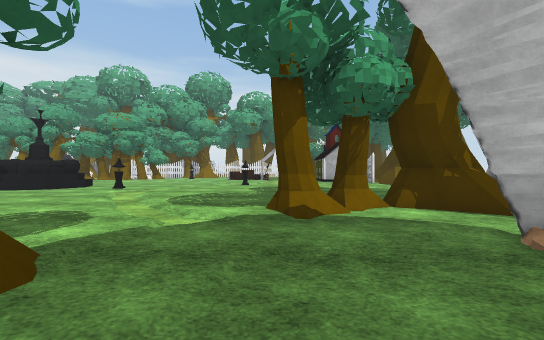
view 1 (above)

24 first-person views from a walk through a scene from a Unity 3-D project. The camera is 1.2 m above the floor, looks level and sees 90° across. The floor is counted in squares, 2 m on a side. Each view is taken from the middle of a square. On the plan, view 1 faces up. The plan holds only what a view shows up to about 9 squares ahead; the rest is blank. The place goes on beyond the plan. Surface patterns are stand-ins for the level's own textures.

view 2
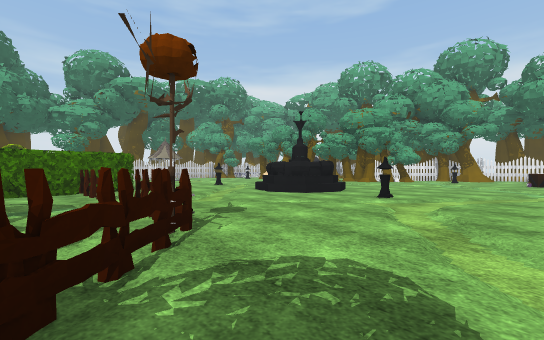

view 3
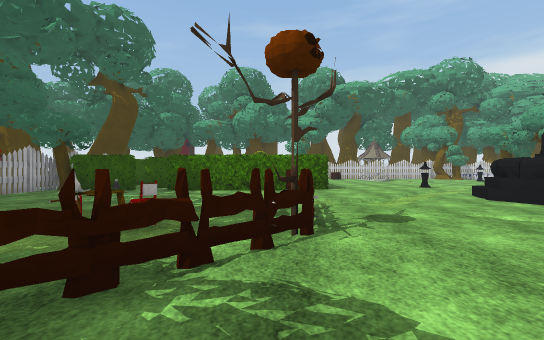

view 4
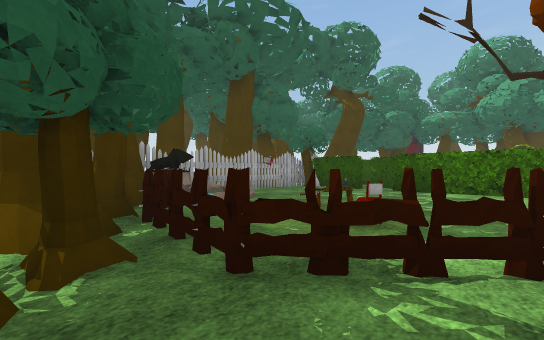

view 5
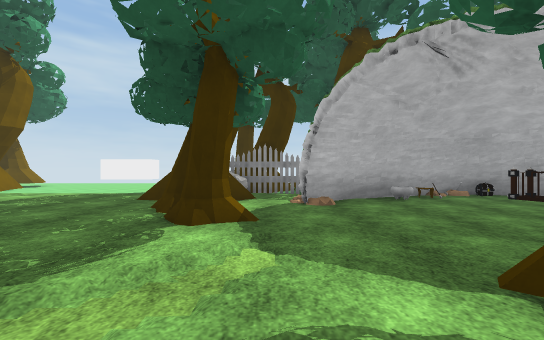

view 6
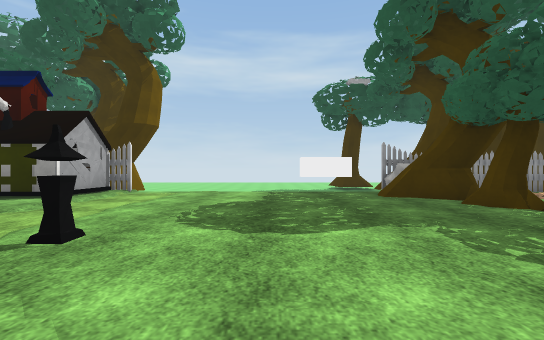

view 7
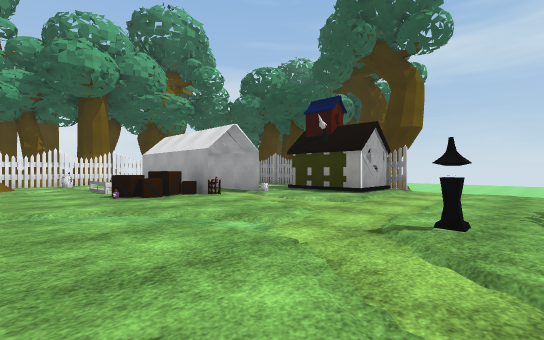

view 8
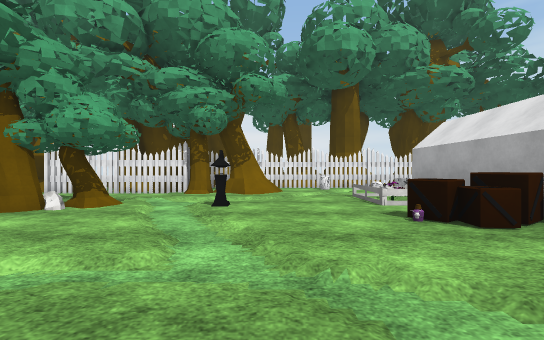

view 9
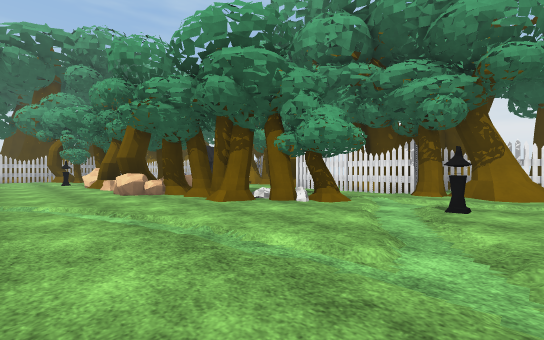

view 10
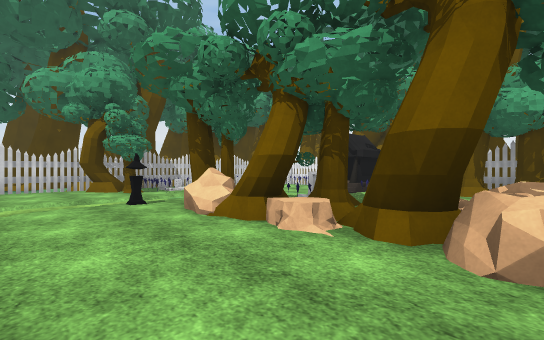

view 11
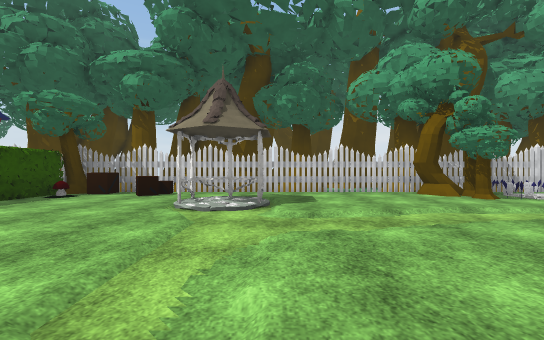

view 12
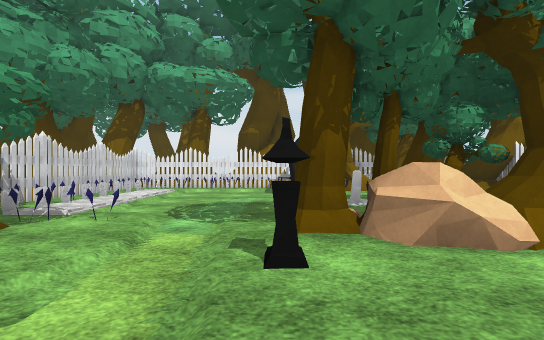

view 13
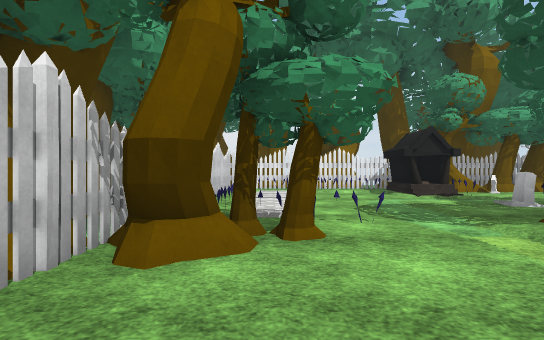

view 14
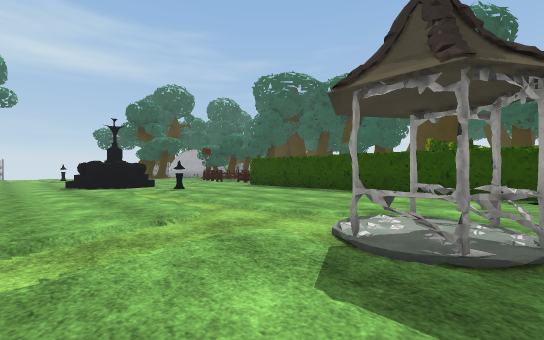

view 15
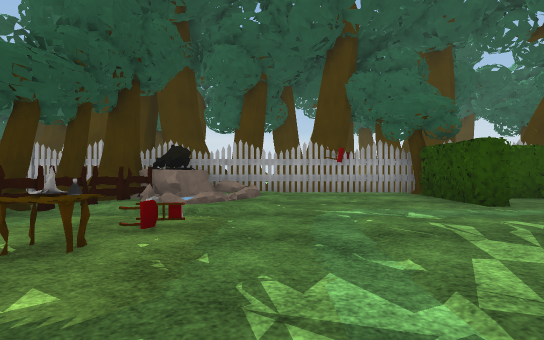

view 16
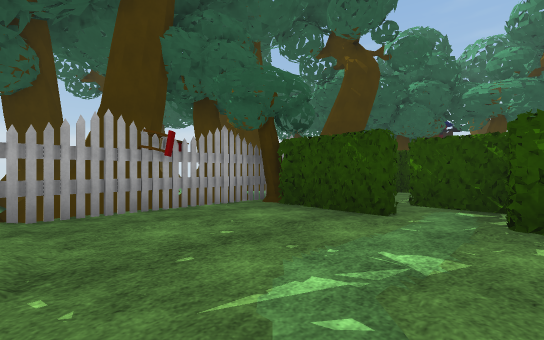

view 17
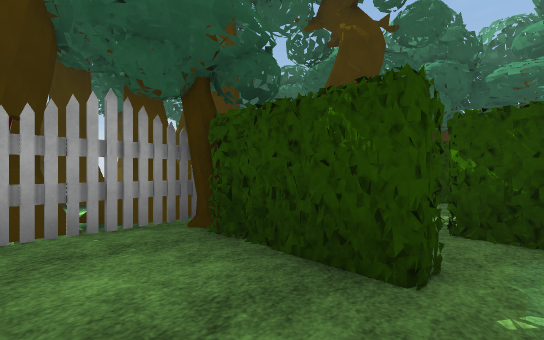

view 18
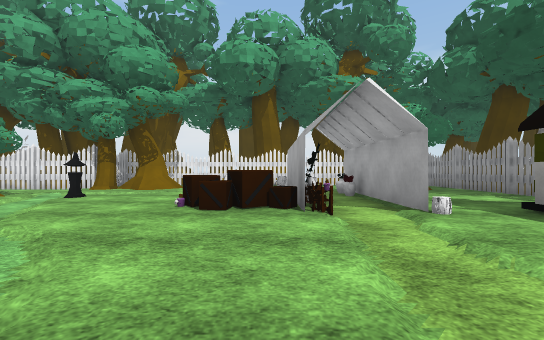

view 19
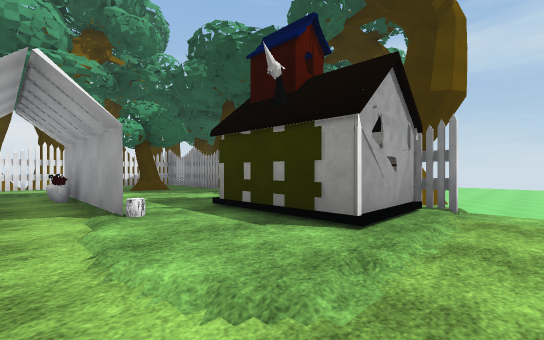

view 20
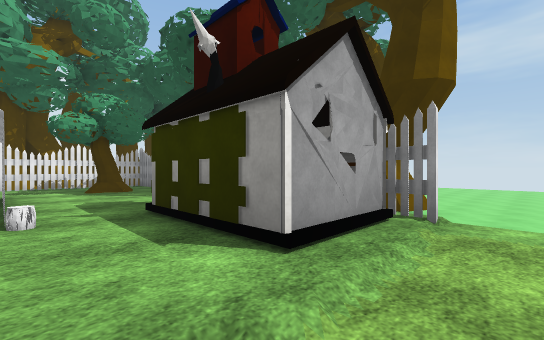

view 21
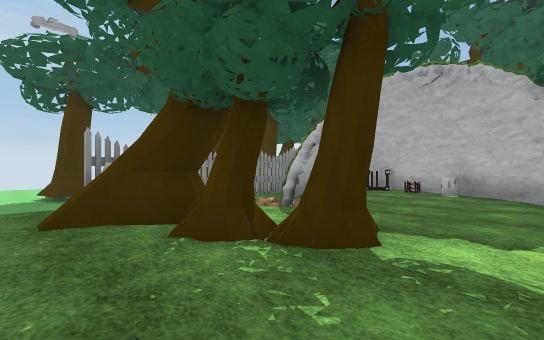

view 22
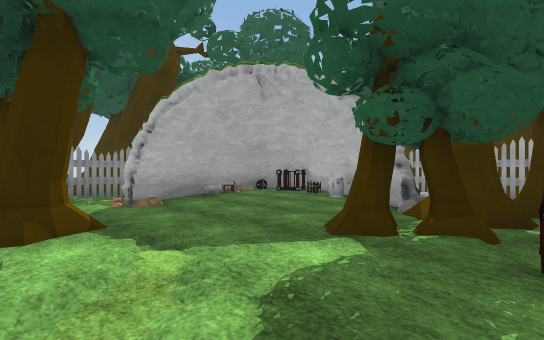

view 23
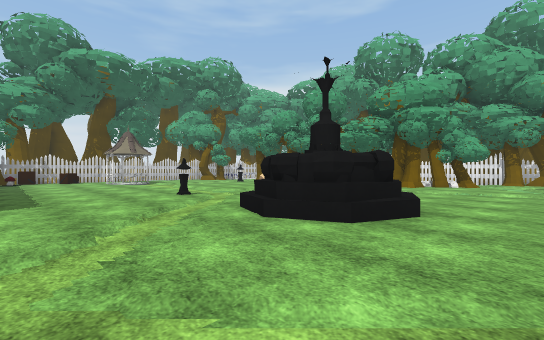

view 24
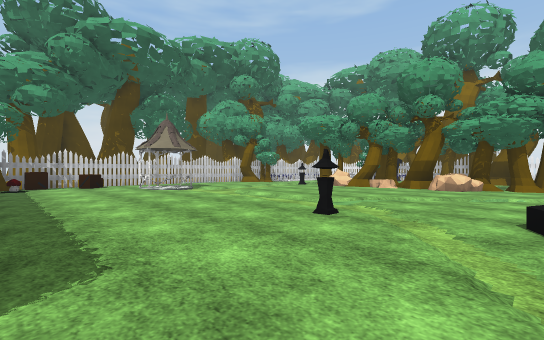

### Floor plan
Key: @ floor where view 1 was taken; # wall or solid block; x gap in a wall; . main floor; : floor 0.25 m higher than the main floor; - floor 0.75 m lower than the main floor; / step, stairs or slope; = window, fence, low wall or low ledge; F fountain; T tree; R rock; E fence; C chair; B bush; A cage; G crate; S shelf; M tombstone; L barrel; O other object.
Columns run from 23 left of view 1 to 7 right of it. Each row starts with its distance up from view 1.
 23           TTOO TTTT    TT#TTT
 22  TTTT     ##T  TTT    TTTTT T
 21  T E#E#E#O#EO   T#EE#EOEEO#E
 20    O OOO  TTTETTTET..O.....ETTT
 19 T#TOO...OOO. EE#ETTT..O...T.#TT
 18 TT OO......   ........OOO..E#T
 17 TT=OO...MO      ......#OOO..TTT
 16  T MT...OT  R  RT.#...#O#..E  T
 15  T#OEE.T TTTTTTT.....GGO#..  TT
 14  #TTT...TRR.R..........S..   TT
 13 ###E...................... E #
 12 T  ......................./.-
 11 T =E........................-
 10   =.OO......../F .....#.....
  9   =EO:......../FF/..........
  8 T =GOO......#./FF..#........
  7 TT=EG......................#
  6 OT#EG......................x
  5  T#T#OOOOOOO.............TTR
  4    O OOO O  OOOO.O .... TT RTT
  3 TT    B     O.....OE........TTT
  2  T   BB     O.....CEE....##E#
  1  T          O...OOO.TT....#E#
  0 TT         BB....C..TT.@..O##
 -1 TT      B  B.......#TR#....O
 -2 TTT     B .BB.....OET ##LOOO
 -3         BOOOT.... RRT   ##A
 -4          O OE#E#EREE#E#E
 -5              ###=   TT T  O
 -6               ##TT###TTTTOO

Positions as (right, up) in squares from view 1, and headings:
1: (0, 0), facing up
2: (-2, 2), facing up-left
3: (-2, 3), facing left
4: (-2, 3), facing down-left
5: (-3, 3), facing right
6: (-3, 8), facing right
7: (-4, 9), facing up-right
8: (-4, 12), facing up
9: (-4, 12), facing up-left
10: (-11, 12), facing up-left
11: (-13, 10), facing left
12: (-16, 12), facing up
13: (-19, 12), facing up
14: (-19, 12), facing down-right
15: (-7, 3), facing down
16: (-7, 0), facing down-left
17: (-9, -1), facing down-left
18: (-1, 11), facing up
19: (0, 11), facing up-right
20: (1, 11), facing up-right
21: (-1, 6), facing down-right
22: (-3, 4), facing down-right
23: (-5, 5), facing up-left
24: (-9, 5), facing up-left
